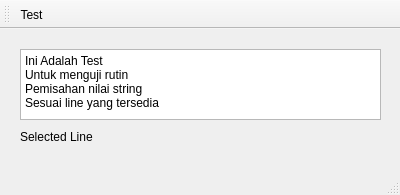
<?xml version="1.0" encoding="UTF-8"?>
<ui version="4.0">
 <class>splitText</class>
 <widget class="QMainWindow" name="splitText">
  <property name="geometry">
   <rect>
    <x>0</x>
    <y>0</y>
    <width>400</width>
    <height>195</height>
   </rect>
  </property>
  <property name="windowTitle">
   <string>splitText</string>
  </property>
  <widget class="QWidget" name="centralWidget">
   <widget class="QPlainTextEdit" name="txtText">
    <property name="geometry">
     <rect>
      <x>20</x>
      <y>20</y>
      <width>361</width>
      <height>71</height>
     </rect>
    </property>
    <property name="plainText">
     <string>Ini Adalah Test
Untuk menguji rutin
Pemisahan nilai string
Sesuai line yang tersedia</string>
    </property>
   </widget>
   <widget class="QLabel" name="lblText">
    <property name="geometry">
     <rect>
      <x>20</x>
      <y>100</y>
      <width>361</width>
      <height>16</height>
     </rect>
    </property>
    <property name="text">
     <string>Selected Line</string>
    </property>
   </widget>
  </widget>
  <widget class="QMenuBar" name="menuBar">
   <property name="geometry">
    <rect>
     <x>0</x>
     <y>0</y>
     <width>400</width>
     <height>20</height>
    </rect>
   </property>
  </widget>
  <widget class="QToolBar" name="mainToolBar">
   <attribute name="toolBarArea">
    <enum>TopToolBarArea</enum>
   </attribute>
   <attribute name="toolBarBreak">
    <bool>false</bool>
   </attribute>
   <addaction name="actionTest"/>
  </widget>
  <widget class="QStatusBar" name="statusBar"/>
  <action name="actionTest">
   <property name="text">
    <string>Test</string>
   </property>
  </action>
 </widget>
 <layoutdefault spacing="6" margin="11"/>
 <resources/>
 <connections/>
</ui>
